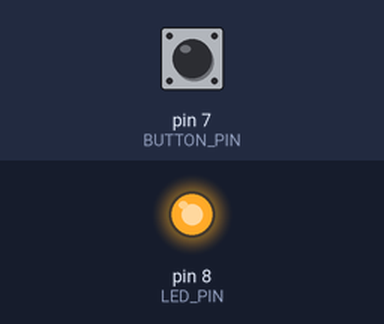
The sketch below on a simulated Arduino Uno, built with avr-gcc and run on an emulated ATmega328P. Parts: output pins drawn as LEDs (lit = HIGH). The test bench sets the inputs (shaded band); at power-on: pin 7 (BUTTON_PIN) LOW.

Above: at 1.2 s.
1.3 s: pin 7 (BUTTON_PIN) pulled HIGH for 0.15 s
At 1.37 s:
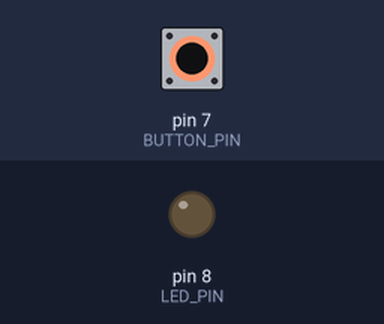
2.9 s: pin 7 (BUTTON_PIN) pulled HIGH for 3.2 s
At 6.8 s:
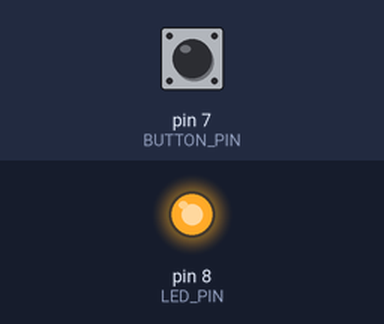
Timing chart, 0 to 8.3 s (numbered marks = the images above; inputs shaded):
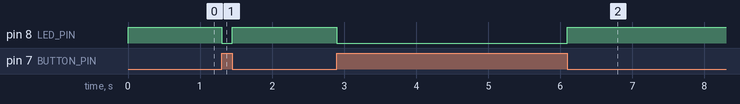

The sketch:

CS-4540-03-lab4-B3.ino
```cpp
// the pins for button and led
#define LED_PIN 8
#define BUTTON_PIN 7

void setup(){

  pinMode(LED_PIN, OUTPUT);
  pinMode(BUTTON_PIN, INPUT);

}

void loop(){

  // when the button is pressed the led is off
  if (digitalRead(BUTTON_PIN) == HIGH){
    digitalWrite(LED_PIN, LOW);
  }
  // when the button is not pressed the led will be on
  else {
    digitalWrite(LED_PIN, HIGH);
  }
}
```

Measured:
- after the input at 1.3 s, pin 8 (LED_PIN): HIGH → LOW at once, → HIGH 0.15 s later
- after the input at 2.9 s, pin 8 (LED_PIN): HIGH → LOW at once, → HIGH 3.2 s later
